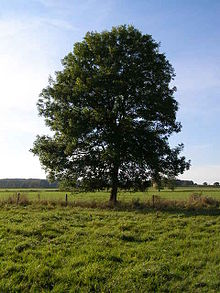
#> input picture ros_essentials/src/topic03_perception/images/tree.jpg, 220 x 293 px
$ python trackbar3.py
#> lines starting #> are read from the running program, lines starting #| are printed output that depends on the picture; after the words box and inside, x2 and y2 are one past the last pixel; in counts of white or black regions, pixels touching at a corner belong together
#!/usr/bin/env python

# Implementation with a while loop and empty on_trackbar function


import cv2
import numpy as np

def on_trackbar(val):
    pass

cv2.namedWindow("TrackedBars")
cv2.resizeWindow("TrackedBars", 640, 100)
cv2.createTrackbar("Hue Min", "TrackedBars", 0, 179, on_trackbar)
#> slider 'Hue Min' is set to 35
cv2.createTrackbar("Hue Max", "TrackedBars", 179, 179, on_trackbar)
cv2.createTrackbar("Sat Min", "TrackedBars", 0, 255, on_trackbar)
#> slider 'Sat Min' is set to 51
cv2.createTrackbar("Sat Max", "TrackedBars", 255, 255, on_trackbar)
cv2.createTrackbar("Val Min", "TrackedBars", 0, 255, on_trackbar)
#> slider 'Val Min' is set to 51
cv2.createTrackbar("Val Max", "TrackedBars", 255, 255, on_trackbar)

path = "images/tree.jpg"
img = cv2.imread(path)
#> img is the input picture: shape (293, 220, 3); mean B, G, R 104.2, 119.8, 111.9
imgHSV = cv2.cvtColor(img, cv2.COLOR_BGR2HSV)
#> imgHSV: shape (293, 220, 3); mean H, S, V 61.5, 111.3, 129.5
stitched_img = np.concatenate((img,imgHSV),axis=1)
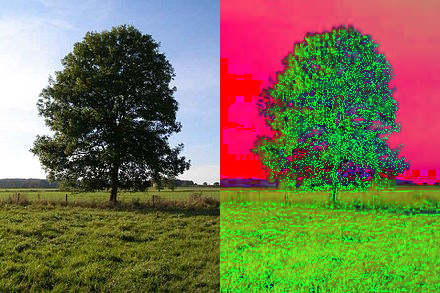
#> stitched_img: shape (293, 440, 3); mean B, G, R 82.9, 115.5, 120.7
cv2.imshow("Original & HSV", stitched_img)

while(True):

    # Show some stuff
    on_trackbar(0)
    hue_min = cv2.getTrackbarPos("Hue Min", "TrackedBars")
    hue_max = cv2.getTrackbarPos("Hue Max", "TrackedBars")
    sat_min = cv2.getTrackbarPos("Sat Min", "TrackedBars")
    sat_max = cv2.getTrackbarPos("Sat Max", "TrackedBars")
    val_min = cv2.getTrackbarPos("Val Min", "TrackedBars")
    val_max = cv2.getTrackbarPos("Val Max", "TrackedBars")

    # Modify the mask
    lower = np.array([hue_min, sat_min, val_min])
    upper = np.array([hue_max, sat_max, val_max])
    imgMASK = cv2.inRange(imgHSV, lower, upper)
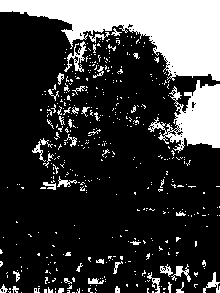
#> imgMASK: shape (293, 220); 22.8% white; 450 white regions (404 under 20 px), largest, box (x1, y1, x2, y2) and area: (0, 0, 220, 81) 8721, (148, 80, 220, 153) 2592, (64, 41, 87, 72) 234

    cv2.imshow("Mask", imgMASK)

    # Exit while loop when 'Q' is pressed
    if cv2.waitKey(1) & 0xFF == ord('q'):
#> (key q is pressed here)
        break

cv2.destroyAllWindows()

$ run again, with ros_essentials/src/topic03_perception/images/chess.jpg copied over ros_essentials/src/topic03_perception/images/tree.jpg
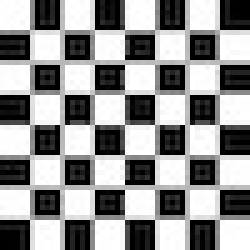
#> input picture ros_essentials/src/topic03_perception/images/chess.jpg, 50 x 50 px (shown 5 times larger)
#> img is the input picture: shape (50, 50, 3); min 0, max 255, mean 145.1
#> imgHSV: shape (50, 50, 3); mean H, S, V 0, 0, 145.1
#> `stitched_img = np.concatenate((img,imgHSV),axis=1)`:
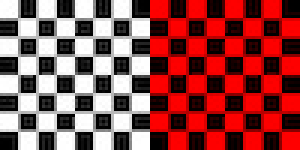
#> stitched_img: shape (50, 100, 3) (shown 3 times larger); mean B, G, R 72.5, 72.5, 145.1
#> imgMASK: shape (50, 50); every value is 0
